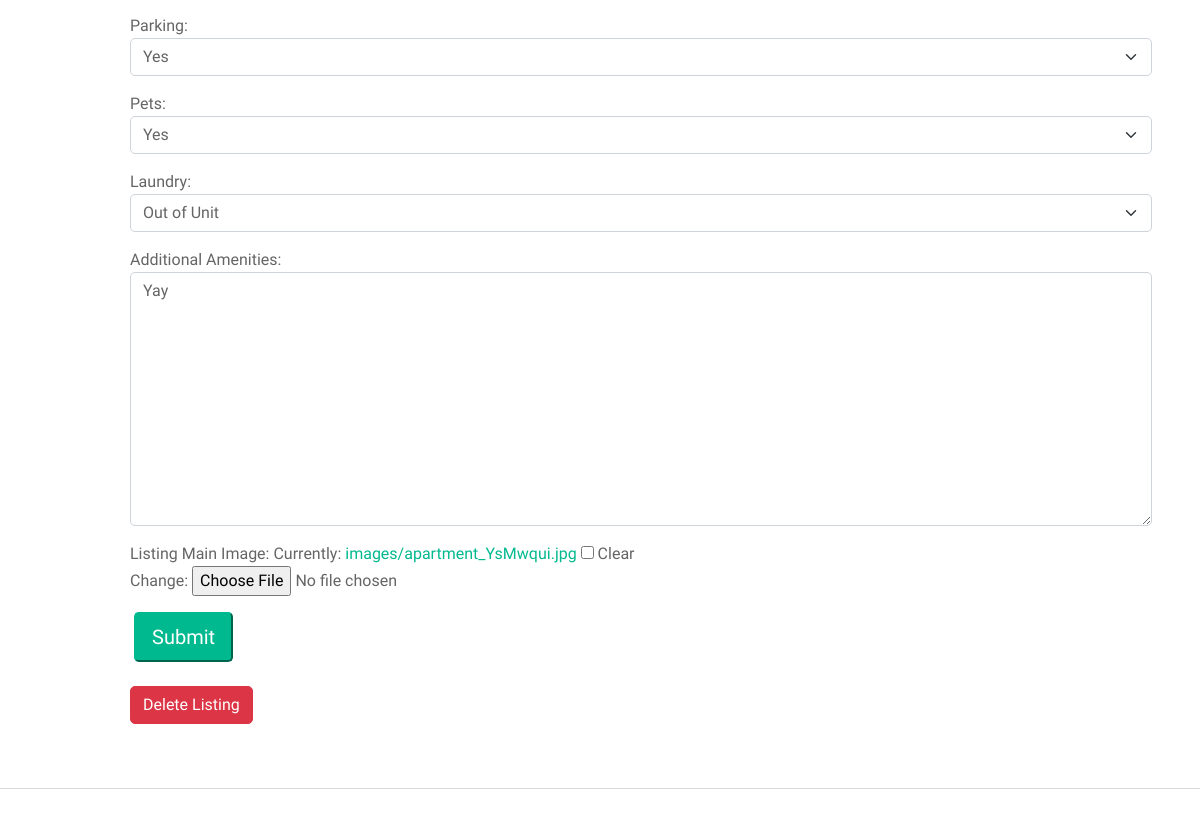
The app's page /edit_listing/35/ (middle part), older data.
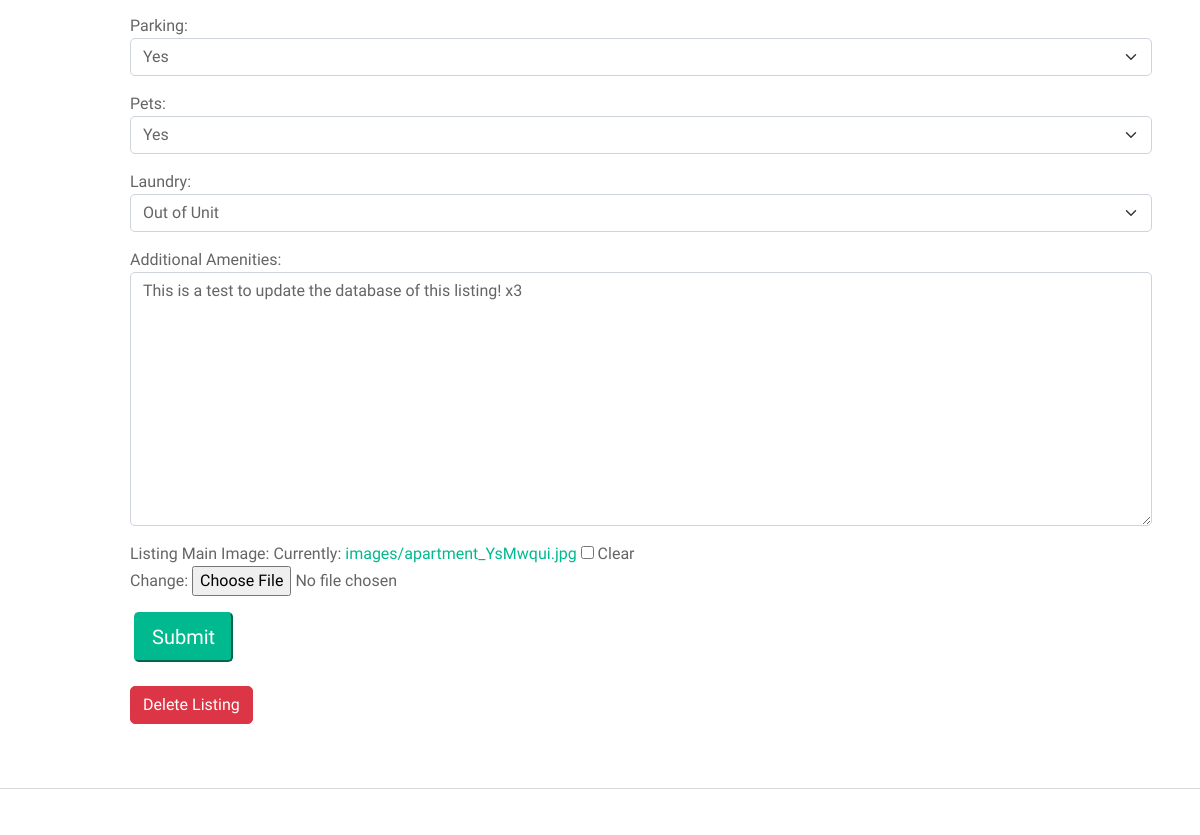
The same page, newer data.
### hello/models.py (models this page shows)
class allinformation(models.Model):
    user = models.ForeignKey(User, on_delete=models.CASCADE, null=True)
    address = models.CharField(max_length=200, blank=True, null=True)
    city = models.CharField(max_length=200, blank=True, null=True)
    zip = models.IntegerField( blank=True, null=True)
    state = models.CharField(max_length=22, blank=True, null=True)
    hometype = models.CharField(max_length=100, blank=True, null=True)
    monthlyprice = models.DecimalField(max_digits = 100, decimal_places=2, blank=True, null=True)
    securitydeposit = models.DecimalField(max_digits = 100, decimal_places=2, blank=True, null=True)
    numbertenants = models.IntegerField(blank=True, null=True)
    gender = models.CharField(max_length=20, blank=True, null=True)
    beds = models.IntegerField( blank=True, null=True)
    addrentinfo = models.CharField(max_length=300, blank=True, null=True)
    parking = models.CharField(max_length=4, blank=True, null=True)
    pets = models.CharField(max_length=4, blank=True, null=True)
    laundry = models.CharField(max_length=20, blank=True, null=True)
    addamenityinfo = models.CharField(max_length=300, blank=True, null=True)
    image = models.ImageField(upload_to="images/",default="images/image_coming_soon.png", height_field=None, width_field=None, max_length=100,blank=True, null=True)

### hello/views.py (the view)
# urls.py: path("edit_listing/<str:pk>/", views.edit_listing, name="edit_listing"),
def edit_listing(request, pk):
    submitted = False
    listing_object = allinformation.objects.get(id=pk)
    print(listing_object)
    form = AddListingForm(instance=listing_object)
    if request.method =='POST':
        form = AddListingForm(data =request.POST, files = request.FILES, instance=listing_object)
        if form.is_valid():
            listing = form.save(commit=False)
            listing.user = request.user
            listing.save()
            return HttpResponseRedirect('/edit_listing/' +pk+'/?submitted=True')
    else:
        form = AddListingForm(instance=listing_object)
        if 'submitted' in request.GET:
            submitted = True
    return render(request, 'hello/edit_listing.html', {'form': form, 'submitted': submitted})

### hello/templates/hello/edit_listing.html (shortened to what this page needs)
{% extends "hello/layout.html" %}
{% load static %}
{% block content %}
<!DOCTYPE html>
<html lang="en">
<head>
    <link href="https://cdnjs.cloudflare.com/ajax/libs/font-awesome/5.10.0/css/all.min.css" rel="stylesheet">
    <link href="https://cdn.jsdelivr.net/npm/bootstrap-icons@1.4.1/font/bootstrap-icons.css" rel="stylesheet">
    <link href="{% static 'hello/lib/animate/animate.min.css' %}" rel="stylesheet">
    <link href="{% static 'hello/lib/owlcarousel/assets/owl.carousel.min.css' %}" rel="stylesheet">
    <link href="{% static 'hello/css/bootstrap.min.css' %}" rel="stylesheet">
    <link href="{% static 'hello/css/style.css' %}" rel="stylesheet">
</head>
<body>
    <div class="container-fluid bg-white p-0">
        <div class="row g-0 flex-column-reverse flex-md-row">
            <div class="row col p-5 mt-2" style="margin-left:70px">
                {% if submitted %}
                    Your listing was updated successfully!!!
                {% else %}
                <form action = "" method = "post" enctype="multipart/form-data">
                    {{form.as_p}}
                    <input class="btn-lg btn-primary ms-1 text-white"   type="submit">
                </form>
                {% endif %}
            <form action = "/deletelisting/" method = "post">
                <input class="btn btn-danger mt-4" type="submit" value="Delete Listing" onclick="return confirm('Are you sure you would like to delete this listing?')"/>
            </form>
        </div>
    </div>
    </body>
</html>
{% endblock %}

Row changes from the older to the newer data that the page shows:
changed allinformation "Yes": addamenityinfo "Yay" → "This is a test to update the database of this listing! x3"
